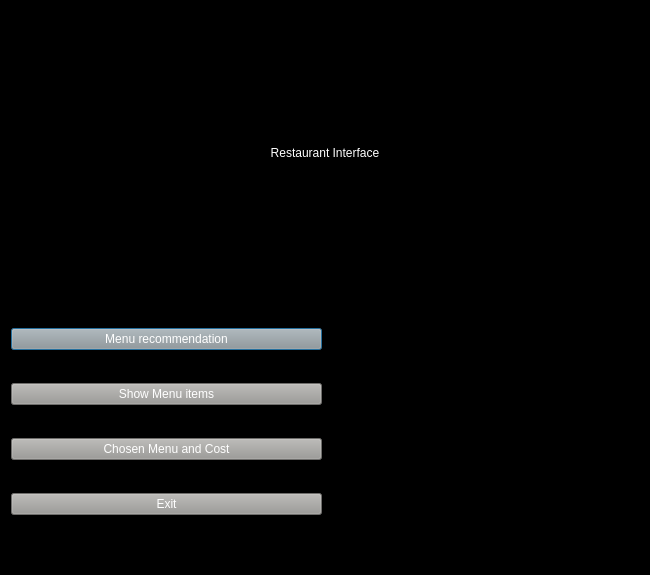
<?xml version="1.0" encoding="UTF-8"?>
<ui version="4.0">
 <class>secondpage</class>
 <widget class="QDialog" name="secondpage">
  <property name="geometry">
   <rect>
    <x>0</x>
    <y>0</y>
    <width>650</width>
    <height>575</height>
   </rect>
  </property>
  <property name="maximumSize">
   <size>
    <width>700</width>
    <height>700</height>
   </size>
  </property>
  <property name="windowTitle">
   <string>Interface</string>
  </property>
  <property name="windowIcon">
   <iconset theme="applications-internet"/>
  </property>
  <property name="styleSheet">
   <string notr="true">background-color: rgb(0, 0, 0);</string>
  </property>
  <layout class="QHBoxLayout" name="horizontalLayout_2">
   <item>
    <layout class="QVBoxLayout" name="verticalLayout_2">
     <item>
      <spacer name="horizontalSpacer_3">
       <property name="orientation">
        <enum>Qt::Horizontal</enum>
       </property>
       <property name="sizeHint" stdset="0">
        <size>
         <width>40</width>
         <height>20</height>
        </size>
       </property>
      </spacer>
     </item>
     <item>
      <widget class="QLabel" name="assad">
       <property name="styleSheet">
        <string notr="true">color: rgb(255, 255, 255);
font: 300 italic 18pt &quot;Ubuntu&quot;;
color: rgb(255, 255, 255);</string>
       </property>
       <property name="text">
        <string>&lt;html&gt;&lt;head/&gt;&lt;body&gt;&lt;p align=&quot;center&quot;&gt;Restaurant Interface&lt;/p&gt;&lt;/body&gt;&lt;/html&gt;</string>
       </property>
      </widget>
     </item>
     <item>
      <spacer name="horizontalSpacer">
       <property name="orientation">
        <enum>Qt::Horizontal</enum>
       </property>
       <property name="sizeHint" stdset="0">
        <size>
         <width>40</width>
         <height>20</height>
        </size>
       </property>
      </spacer>
     </item>
     <item>
      <layout class="QHBoxLayout" name="horizontalLayout">
       <item>
        <layout class="QVBoxLayout" name="verticalLayout">
         <item>
          <widget class="QPushButton" name="pushButton_4">
           <property name="styleSheet">
            <string notr="true">background-color: rgb(154, 153, 150);
color: rgb(255, 255, 255);</string>
           </property>
           <property name="text">
            <string>Menu recommendation</string>
           </property>
          </widget>
         </item>
         <item>
          <widget class="QPushButton" name="pushButton">
           <property name="styleSheet">
            <string notr="true">background-color: rgb(154, 153, 150);
color: rgb(255, 255, 255);</string>
           </property>
           <property name="text">
            <string>Show Menu items</string>
           </property>
          </widget>
         </item>
         <item>
          <widget class="QPushButton" name="pushButton_2">
           <property name="styleSheet">
            <string notr="true">background-color: rgb(154, 153, 150);
color: rgb(255, 255, 255);</string>
           </property>
           <property name="text">
            <string>Chosen Menu and Cost</string>
           </property>
          </widget>
         </item>
         <item>
          <widget class="QPushButton" name="pushButton_3">
           <property name="styleSheet">
            <string notr="true">background-color: rgb(154, 153, 150);
color: rgb(255, 255, 255);</string>
           </property>
           <property name="text">
            <string>Exit</string>
           </property>
          </widget>
         </item>
        </layout>
       </item>
       <item>
        <widget class="QLabel" name="label">
         <property name="styleSheet">
          <string notr="true">image: url(:/aaa/asda.jpg);</string>
         </property>
         <property name="text">
          <string/>
         </property>
        </widget>
       </item>
      </layout>
     </item>
     <item>
      <spacer name="horizontalSpacer_2">
       <property name="orientation">
        <enum>Qt::Horizontal</enum>
       </property>
       <property name="sizeHint" stdset="0">
        <size>
         <width>40</width>
         <height>20</height>
        </size>
       </property>
      </spacer>
     </item>
    </layout>
   </item>
  </layout>
 </widget>
 <tabstops>
  <tabstop>pushButton_4</tabstop>
  <tabstop>pushButton</tabstop>
  <tabstop>pushButton_2</tabstop>
  <tabstop>pushButton_3</tabstop>
 </tabstops>
 <resources/>
 <connections/>
</ui>
